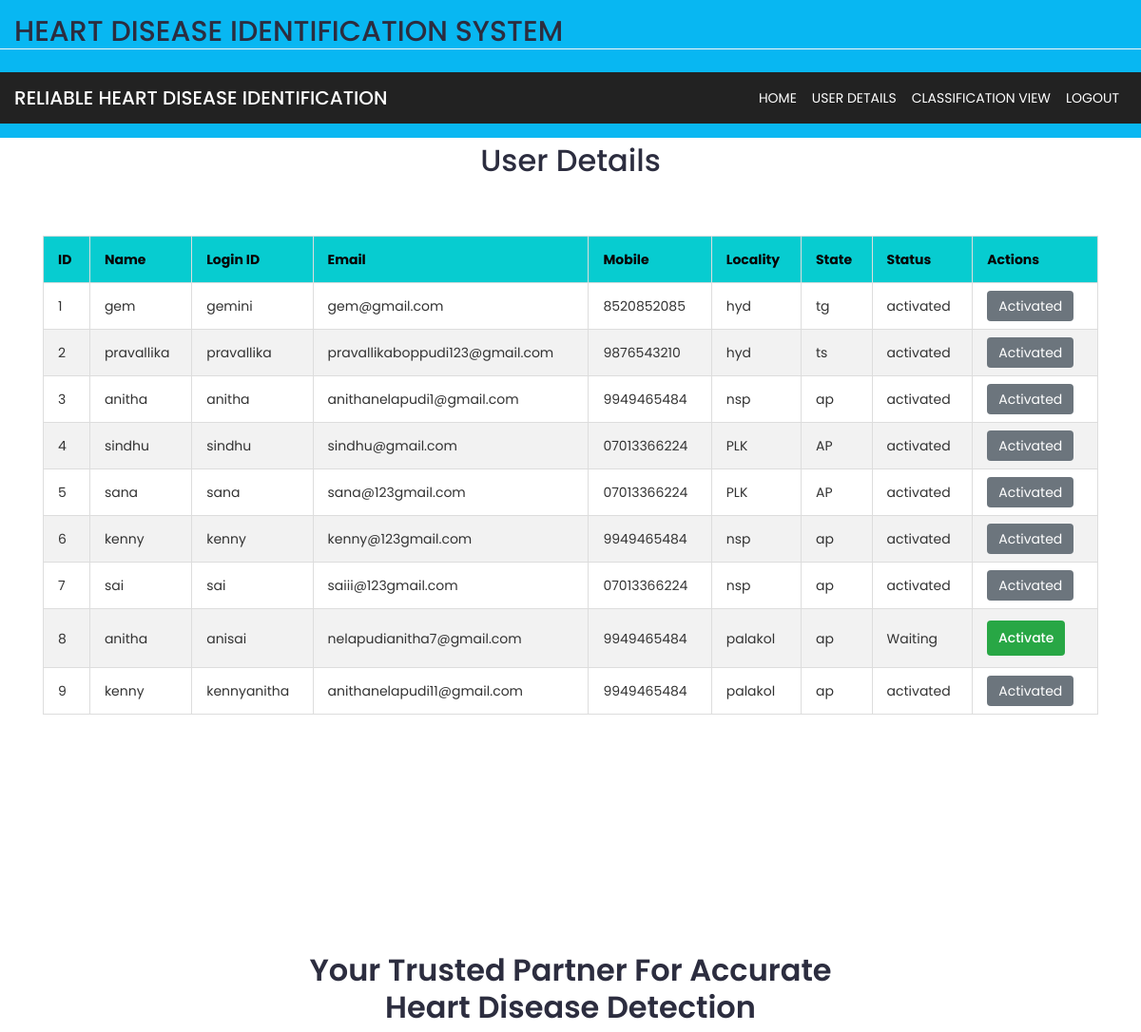
Page /userDetails (upper part) on the earlier database version.
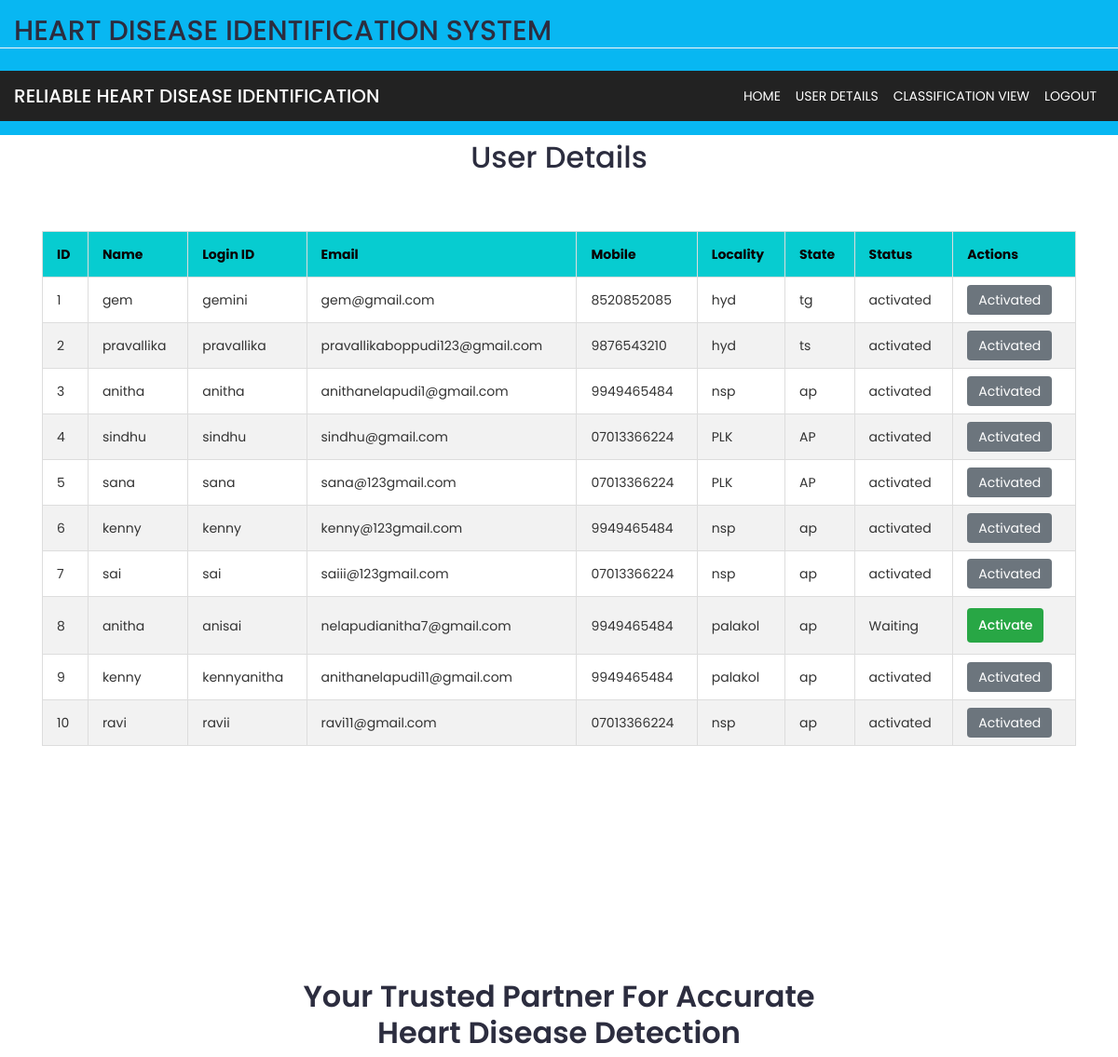
Same page on the later database version.
### user/models.py (models this page shows, shortened)
class UserRegisteredTable(models.Model):
    name = models.CharField(max_length=100, validators=[
        RegexValidator(regex=r'^[a-zA-Z\s]+$', message="Name must contain only letters and spaces.")
    ])
    loginid = models.CharField(max_length=20, unique=True, validators=[
        RegexValidator(regex=r'^[a-zA-Z]{5,20}$', message="Login ID must be alpha")
    ])
    email = models.EmailField(max_length=254, unique=True, validators=[
        EmailValidator(message="Enter a valid email address.")
    ])
    mobile = models.CharField(max_length=10, validators=[
        RegexValidator(regex=r'^\d{10}$', message="Mobile number must be 10 digits.")
    ])
    password = models.CharField(max_length=50, validators=[
        RegexValidator(regex=r'^(?=.*[A-Za-z])(?=.*\d)[A-Za-z\d@,$,%,&]{8,}$', message="Password must contain at least 8 characters, including letters and numbers.")
    ])
    locality = models.CharField(max_length=100, validators=[
        RegexValidator(regex=r'^[\w\s]+$', message="Locality must contain only letters, numbers, and spaces.")
    ])
    state = models.CharField(max_length=50, validators=[
        RegexValidator(regex=r'^[\w\s]+$', message="State must contain only letters, numbers, and spaces.")
    ])
    status = models.CharField(max_length=10,  default='Waiting')

### Admin/views.py (the view)
# urls.py: path('userDetails',av.userDetails,name='userDetails'),
def userDetails(request):
    user=UserRegisteredTable.objects.all()
    return render(request,'admin/userDetails.html',{'user':user})

### templates/admin/userDetails.html (shortened to what the changed rows need)
<!doctype html>
<html class="no-js" lang="zxx">
<head>
    <link rel="stylesheet" href="assets/css/bootstrap.min.css">
    <link rel="stylesheet" href="assets/css/nice-select.css">
    <link rel="stylesheet" href="assets/css/font-awesome.min.css">
    <link rel="stylesheet" href="assets/css/icofont.css">
    <link rel="stylesheet" href="assets/css/slicknav.min.css">
    <link rel="stylesheet" href="assets/css/owl-carousel.css">
    <link rel="stylesheet" href="assets/css/datepicker.css">
    <link rel="stylesheet" href="assets/css/animate.min.css">
    <link rel="stylesheet" href="assets/css/magnific-popup.css">
    <link rel="stylesheet" href="assets/css/normalize.css">
    <link rel="stylesheet" href="assets/style.css">
    <link rel="stylesheet" href="assets/css/responsive.css">
</head>
<body>
      <header class="header_section">
        <div class="header_top">
            <div class="container-fluid">
                <div class="contact_link-container">
                    <a href="#" class="contact_link1">
                        <h1>Heart Disease Identification System</h1>
                    </a>
                </div>
            </div>
        </div>
        <br>
        <div class="header_bottom" id="header_bottom">
            <div class="container-fluid">
                <nav class="navbar navbar-expand-lg custom_nav-container">
                    <a class="navbar-brand">
                        <span>
                            <h1>Reliable Heart Disease Identification</h1>
                        </span>
                    </a>
                </nav>
            </div>
        </div>
    </header>
    <section class="user-details-table margin-top" id="user-details-table">
        <div class="container">
            <h2 class="section-title">User Details</h2>
            <table class="user-details-table">
                <thead>
                    <tr>
                        <th>ID</th>
                        <th>Name</th>
                        <th>Login ID</th>
                        <th>Email</th>
                        <th>Mobile</th>
                        <th>Locality</th>
                        <th>State</th>
                        <th>Status</th>
                        <th>Actions</th>
                    </tr>
                </thead>
                <tbody>
                    {% for user in user %}
                    <tr>
                        <td>{{user.id}}</td>
                        <td>{{ user.name }}</td>
                        <td>{{ user.loginid }}</td>
                        <td>{{ user.email }}</td>
                        <td>{{ user.mobile }}</td>
                        <td>{{ user.locality }}</td>
                        <td>{{ user.state }}</td>
                        <td>{{ user.status }}</td>
                        <td>
                            {% if user.status == "Waiting" %}
                                <a href="activateUser?loginid={{ user.loginid }}" class="btn btn-success">Activate</a>
                            {% elif user.status == "Activated" %}
                                <a href="deactivateUser?loginid={{ user.loginid }}" class="btn btn-danger">Deactivate</a>
                            {% else %}
                                <span class="activated-label">Activated</span>
                            {% endif %}
                        </td>
                    </tr>
                    {% empty %}
                    <tr>
                        <td colspan="8" class="text-center">No users found.</td>
                    </tr>
                    {% endfor %}
                </tbody>
            </table>
        </div>
    </section>
        <section class="features section margin-top">
            <div class="container">
                <div class="row">
                    <div class="col-lg-12">
                        <div class="section-title">
                            <h2>Your Trusted Partner for Accurate Heart Disease Detection</h2>
                        </div>
                    </div>
                </div>
            </div>
        </section>
</body>
</html>

Differences in the rows shown:
added UserRegisteredTable: id "10", name "ravi", loginid "ravii", email "ravi11@gmail.com", mobile "07013366224", locality "nsp", state "ap", status "activated", shows "Activated"
